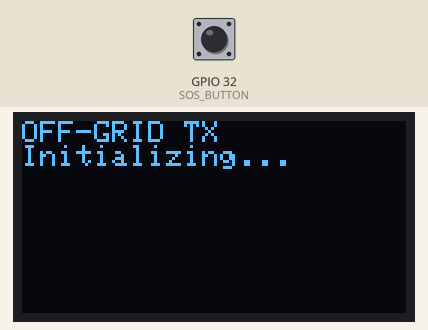
This sketch was run on a simulated ESP32. On the bench: 128×64 one-colour display. The inputs (shaded band) are chosen by the test bench; at power-on: GPIO 32 (SOS_BUTTON) HIGH. No radio packets arrive unless stated; what the sketch prints to the serial monitor is not drawn.

Above: at 1.1 s.
At 4.0 s:
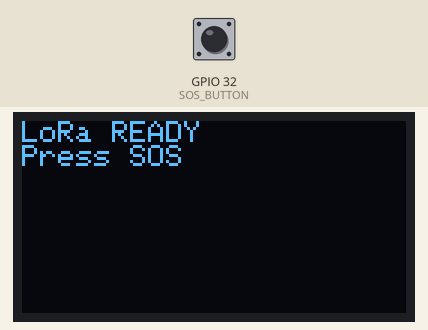
4.1 s: GPIO 32 (SOS_BUTTON) pulled LOW for 3.2 s
At 4.6 s:
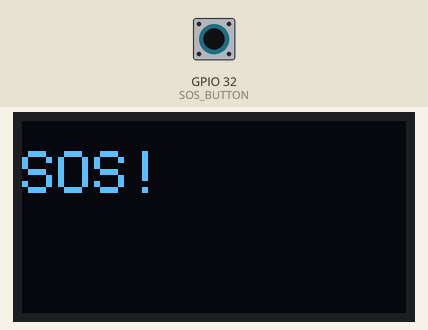
Timing chart, 0 to 7.1 s (numbered marks = the images above; inputs shaded):
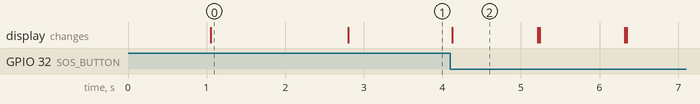

Measured:
- after the input at 4.1 s, the display: changes at once (image 2)
- what the display in image 0 shows lasts 1.7 s, from 1.1 s to 2.8 s
- what the display in image 2 shows lasts 1.1 s, from 4.1 s to 5.2 s

The sketch:

node_tx.ino
```cpp
#include <Adafruit_GFX.h>
#include <Adafruit_SSD1306.h>
#include <LoRa.h>
#include <SPI.h>
#include <Wire.h>


// ================= LoRa Pins =================
#define LORA_SS 5
#define LORA_RST 14
#define LORA_DIO0 26

// ================= OLED =================
#define OLED_SDA 4
#define OLED_SCL 15
#define SCREEN_WIDTH 128
#define SCREEN_HEIGHT 64

Adafruit_SSD1306 display(SCREEN_WIDTH, SCREEN_HEIGHT, &Wire, -1);

// ================= SOS Button =================
#define SOS_BUTTON 32

void setup() {

  Serial.begin(115200);
  delay(1000);

  // ================= OLED INIT FIRST =================
  Wire.begin(OLED_SDA, OLED_SCL);

  if (!display.begin(SSD1306_SWITCHCAPVCC, 0x3C)) {
    Serial.println("OLED INIT FAILED");
    while (1)
      ;
  }

  display.clearDisplay();
  display.setTextColor(WHITE);
  display.setTextSize(1);
  display.setCursor(0, 0);
  display.println("OFF-GRID TX");
  display.println("Initializing...");
  display.display();

  delay(1500);

  // ================= LoRa RESET =================
  pinMode(LORA_RST, OUTPUT);
  digitalWrite(LORA_RST, LOW);
  delay(100);
  digitalWrite(LORA_RST, HIGH);
  delay(100);

  // ================= SPI START =================
  SPI.begin(18, 19, 23, LORA_SS);
  LoRa.setPins(LORA_SS, LORA_RST, LORA_DIO0);

  if (!LoRa.begin(433E6)) {
    Serial.println("LoRa Init Failed");

    display.clearDisplay();
    display.setCursor(0, 0);
    display.println("LoRa FAILED");
    display.display();

    while (1)
      ;
  }

  LoRa.setSyncWord(0x34);
  LoRa.setSpreadingFactor(7);
  LoRa.setSignalBandwidth(125E3);
  LoRa.enableCrc();

  display.clearDisplay();
  display.setCursor(0, 0);
  display.println("LoRa READY");
  display.println("Press SOS");
  display.display();

  pinMode(SOS_BUTTON, INPUT_PULLUP);

  Serial.println("Transmitter Ready");
}

void loop() {

  if (digitalRead(SOS_BUTTON) == LOW) {

    Serial.println("Sending SOS...");

    display.clearDisplay();
    display.setTextSize(2);
    display.setCursor(0, 10);
    display.println("SOS!");
    display.display();

    LoRa.beginPacket();
    LoRa.print("SOS");
    LoRa.endPacket();

    delay(1000);

    display.clearDisplay();
    display.setTextSize(1);
    display.setCursor(0, 0);
    display.println("LoRa READY");
    display.println("Press SOS");
    display.display();
  }
}
```
